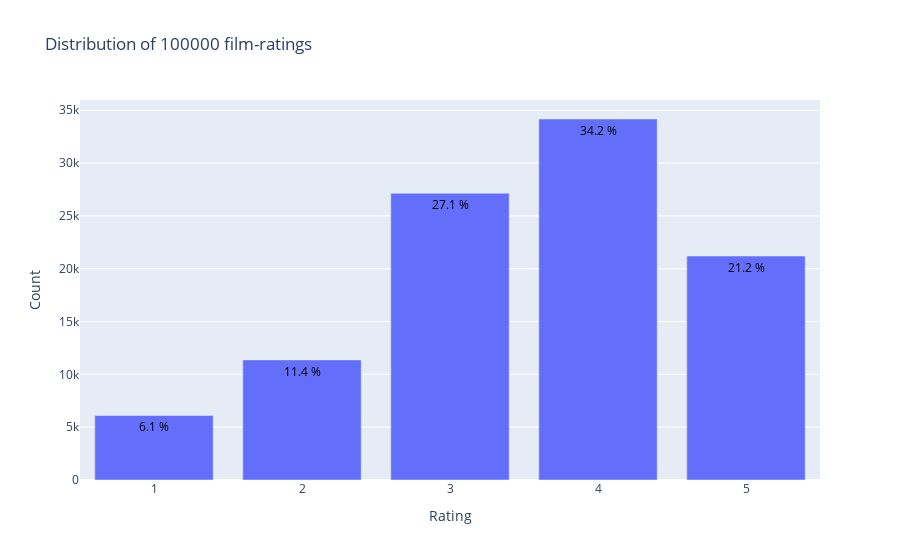

The cell this chart's notebook holds for it:
### Markdown cell above
### Distribution of ratings

### Code cell
import matplotlib.pyplot as plt
from plotly.offline import init_notebook_mode, plot, iplot
import plotly.graph_objs as go
init_notebook_mode(connected=True)
%matplotlib inline

df = data['rating'].value_counts().sort_index(ascending=False)
trace = go.Bar(x = df.index,
               text = ['{:.1f} %'.format(val) for val in (df.values / data.shape[0] * 100)],
               textposition = 'auto',
               textfont = dict(color = '#000000'),
               y = df.values,
               )
# Create layout
layout = dict(title = 'Distribution of {} film-ratings'.format(data.shape[0]),
              xaxis = dict(title = 'Rating'),
              yaxis = dict(title = 'Count'))
# Create plot
fig = go.Figure(data=[trace], layout=layout)
iplot(fig,show_link = True,auto_play = True)

### Figure 1 — Plotly figure (JSON) as saved in the notebook; plotly's stock layout.template omitted (floating-point values rounded to 4 significant figures)
{"data": [{"text": ["21.2 %", "34.2 %", "27.1 %", "11.4 %", "6.1 %"], "textfont": {"color": "#000000"}, "textposition": "auto", "type": "bar", "x": [5, 4, 3, 2, 1], "y": [21201, 34174, 27145, 11370, 6110]}], "layout": {"title": {"text": "Distribution of 100000 film-ratings"}, "xaxis": {"title": {"text": "Rating"}}, "yaxis": {"title": {"text": "Count"}}}}
